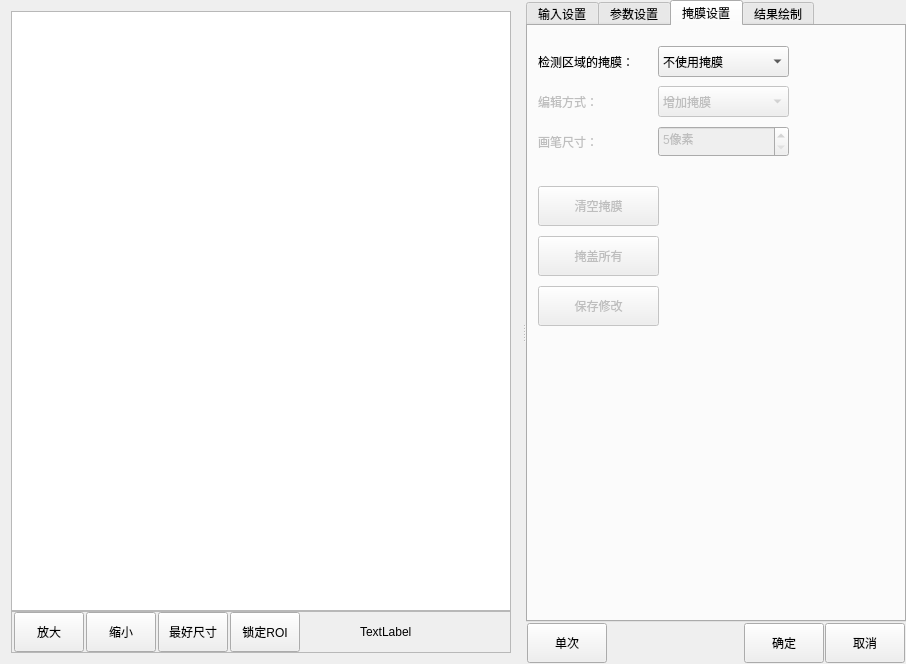
<?xml version="1.0" encoding="UTF-8"?>
<ui version="4.0">
 <class>CMvFindLineParamWidget</class>
 <widget class="QWidget" name="CMvFindLineParamWidget">
  <property name="geometry">
   <rect>
    <x>0</x>
    <y>0</y>
    <width>887</width>
    <height>644</height>
   </rect>
  </property>
  <property name="windowTitle">
   <string>CyMassageSet</string>
  </property>
  <layout class="QHBoxLayout" name="horizontalLayout">
   <property name="spacing">
    <number>0</number>
   </property>
   <property name="leftMargin">
    <number>0</number>
   </property>
   <property name="topMargin">
    <number>0</number>
   </property>
   <property name="rightMargin">
    <number>0</number>
   </property>
   <property name="bottomMargin">
    <number>0</number>
   </property>
   <item>
    <widget class="QSplitter" name="splitter">
     <property name="orientation">
      <enum>Qt::Horizontal</enum>
     </property>
     <widget class="QWidget" name="layoutWidget">
      <layout class="QVBoxLayout" name="verticalLayout_image">
       <property name="spacing">
        <number>0</number>
       </property>
       <item>
        <widget class="QGraphicsView" name="graphicsView_mainImage">
         <property name="minimumSize">
          <size>
           <width>500</width>
           <height>600</height>
          </size>
         </property>
         <property name="dragMode">
          <enum>QGraphicsView::NoDrag</enum>
         </property>
         <property name="transformationAnchor">
          <enum>QGraphicsView::AnchorViewCenter</enum>
         </property>
         <property name="resizeAnchor">
          <enum>QGraphicsView::NoAnchor</enum>
         </property>
        </widget>
       </item>
       <item>
        <widget class="QFrame" name="frame_had">
         <property name="minimumSize">
          <size>
           <width>0</width>
           <height>42</height>
          </size>
         </property>
         <property name="maximumSize">
          <size>
           <width>16777215</width>
           <height>42</height>
          </size>
         </property>
         <property name="frameShape">
          <enum>QFrame::StyledPanel</enum>
         </property>
         <property name="frameShadow">
          <enum>QFrame::Raised</enum>
         </property>
         <layout class="QHBoxLayout" name="horizontalLayout_5">
          <property name="spacing">
           <number>2</number>
          </property>
          <property name="leftMargin">
           <number>2</number>
          </property>
          <property name="topMargin">
           <number>0</number>
          </property>
          <property name="rightMargin">
           <number>0</number>
          </property>
          <property name="bottomMargin">
           <number>0</number>
          </property>
          <item>
           <widget class="QPushButton" name="pushButton_zoomIn">
            <property name="minimumSize">
             <size>
              <width>70</width>
              <height>40</height>
             </size>
            </property>
            <property name="maximumSize">
             <size>
              <width>70</width>
              <height>40</height>
             </size>
            </property>
            <property name="text">
             <string>放大</string>
            </property>
            <property name="icon">
             <iconset>
              <normaloff>:/image/action/zoomIn.png</normaloff>:/image/action/zoomIn.png</iconset>
            </property>
            <property name="iconSize">
             <size>
              <width>28</width>
              <height>28</height>
             </size>
            </property>
            <property name="flat">
             <bool>false</bool>
            </property>
           </widget>
          </item>
          <item>
           <widget class="QPushButton" name="pushButton_zoomOut">
            <property name="minimumSize">
             <size>
              <width>70</width>
              <height>40</height>
             </size>
            </property>
            <property name="maximumSize">
             <size>
              <width>70</width>
              <height>40</height>
             </size>
            </property>
            <property name="text">
             <string>缩小</string>
            </property>
            <property name="icon">
             <iconset>
              <normaloff>:/image/action/zoomOut.png</normaloff>:/image/action/zoomOut.png</iconset>
            </property>
            <property name="iconSize">
             <size>
              <width>28</width>
              <height>28</height>
             </size>
            </property>
            <property name="flat">
             <bool>false</bool>
            </property>
           </widget>
          </item>
          <item>
           <widget class="QPushButton" name="pushButton_zoomBest">
            <property name="minimumSize">
             <size>
              <width>70</width>
              <height>40</height>
             </size>
            </property>
            <property name="maximumSize">
             <size>
              <width>70</width>
              <height>40</height>
             </size>
            </property>
            <property name="text">
             <string>最好尺寸</string>
            </property>
            <property name="iconSize">
             <size>
              <width>28</width>
              <height>28</height>
             </size>
            </property>
            <property name="flat">
             <bool>false</bool>
            </property>
           </widget>
          </item>
          <item>
           <widget class="QPushButton" name="pushButton_lockRoiMove">
            <property name="minimumSize">
             <size>
              <width>70</width>
              <height>40</height>
             </size>
            </property>
            <property name="maximumSize">
             <size>
              <width>70</width>
              <height>40</height>
             </size>
            </property>
            <property name="text">
             <string>锁定ROI</string>
            </property>
            <property name="iconSize">
             <size>
              <width>28</width>
              <height>28</height>
             </size>
            </property>
            <property name="checkable">
             <bool>true</bool>
            </property>
            <property name="checked">
             <bool>false</bool>
            </property>
            <property name="flat">
             <bool>false</bool>
            </property>
           </widget>
          </item>
          <item>
           <spacer name="horizontalSpacer_2">
            <property name="orientation">
             <enum>Qt::Horizontal</enum>
            </property>
            <property name="sizeHint" stdset="0">
             <size>
              <width>40</width>
              <height>20</height>
             </size>
            </property>
           </spacer>
          </item>
          <item>
           <widget class="QLabel" name="label_mousePos">
            <property name="minimumSize">
             <size>
              <width>150</width>
              <height>0</height>
             </size>
            </property>
            <property name="maximumSize">
             <size>
              <width>150</width>
              <height>16777215</height>
             </size>
            </property>
            <property name="text">
             <string>TextLabel</string>
            </property>
           </widget>
          </item>
         </layout>
        </widget>
       </item>
      </layout>
     </widget>
     <widget class="QWidget" name="widget_param" native="true">
      <property name="minimumSize">
       <size>
        <width>380</width>
        <height>0</height>
       </size>
      </property>
      <property name="maximumSize">
       <size>
        <width>380</width>
        <height>16777215</height>
       </size>
      </property>
      <layout class="QVBoxLayout" name="verticalLayout_2">
       <property name="spacing">
        <number>0</number>
       </property>
       <property name="leftMargin">
        <number>0</number>
       </property>
       <property name="topMargin">
        <number>0</number>
       </property>
       <property name="rightMargin">
        <number>0</number>
       </property>
       <property name="bottomMargin">
        <number>0</number>
       </property>
       <item>
        <widget class="QTabWidget" name="tabWidget_param">
         <property name="focusPolicy">
          <enum>Qt::StrongFocus</enum>
         </property>
         <property name="tabPosition">
          <enum>QTabWidget::North</enum>
         </property>
         <property name="currentIndex">
          <number>2</number>
         </property>
         <property name="iconSize">
          <size>
           <width>16</width>
           <height>16</height>
          </size>
         </property>
         <widget class="QWidget" name="tab_input">
          <attribute name="title">
           <string>输入设置</string>
          </attribute>
          <widget class="QLabel" name="label_funcName">
           <property name="geometry">
            <rect>
             <x>10</x>
             <y>20</y>
             <width>111</width>
             <height>31</height>
            </rect>
           </property>
           <property name="text">
            <string>检测器名称：</string>
           </property>
          </widget>
          <widget class="QPlainTextEdit" name="plainTextEdit_funcName">
           <property name="geometry">
            <rect>
             <x>130</x>
             <y>20</y>
             <width>131</width>
             <height>31</height>
            </rect>
           </property>
           <property name="plainText">
            <string/>
           </property>
           <property name="maximumBlockCount">
            <number>0</number>
           </property>
          </widget>
          <widget class="QLabel" name="label_roiCreat">
           <property name="geometry">
            <rect>
             <x>10</x>
             <y>60</y>
             <width>121</width>
             <height>31</height>
            </rect>
           </property>
           <property name="text">
            <string>ROI来源：</string>
           </property>
          </widget>
          <widget class="QCheckBox" name="checkBox_enableFunc">
           <property name="geometry">
            <rect>
             <x>270</x>
             <y>20</y>
             <width>101</width>
             <height>31</height>
            </rect>
           </property>
           <property name="text">
            <string>启用检测器</string>
           </property>
           <property name="checked">
            <bool>true</bool>
           </property>
          </widget>
          <widget class="QTableWidget" name="tableWidget_input">
           <property name="geometry">
            <rect>
             <x>10</x>
             <y>110</y>
             <width>361</width>
             <height>381</height>
            </rect>
           </property>
           <property name="editTriggers">
            <set>QAbstractItemView::NoEditTriggers</set>
           </property>
           <property name="selectionMode">
            <enum>QAbstractItemView::SingleSelection</enum>
           </property>
           <property name="selectionBehavior">
            <enum>QAbstractItemView::SelectRows</enum>
           </property>
           <property name="showGrid">
            <bool>false</bool>
           </property>
           <attribute name="horizontalHeaderStretchLastSection">
            <bool>true</bool>
           </attribute>
           <attribute name="verticalHeaderVisible">
            <bool>false</bool>
           </attribute>
           <row>
            <property name="text">
             <string>1</string>
            </property>
           </row>
           <row>
            <property name="text">
             <string>2</string>
            </property>
           </row>
           <row>
            <property name="text">
             <string>3</string>
            </property>
           </row>
           <row>
            <property name="text">
             <string>4</string>
            </property>
           </row>
           <column>
            <property name="text">
             <string>输入名称</string>
            </property>
           </column>
           <column>
            <property name="text">
             <string>数据来源</string>
            </property>
           </column>
           <item row="0" column="0">
            <property name="text">
             <string>图像来源</string>
            </property>
            <property name="icon">
             <iconset>
              <normaloff>:/image/other/leg_in.png</normaloff>:/image/other/leg_in.png</iconset>
            </property>
           </item>
           <item row="0" column="1">
            <property name="text">
             <string>某个检测器的输出</string>
            </property>
            <property name="icon">
             <iconset>
              <normaloff>:/image/other/label_next.png</normaloff>:/image/other/label_next.png</iconset>
            </property>
           </item>
           <item row="1" column="0">
            <property name="text">
             <string>ROI来源</string>
            </property>
            <property name="icon">
             <iconset>
              <normaloff>:/image/other/leg_in.png</normaloff>:/image/other/leg_in.png</iconset>
            </property>
           </item>
           <item row="1" column="1">
            <property name="text">
             <string>某个检测器的输出</string>
            </property>
            <property name="icon">
             <iconset>
              <normaloff>:/image/other/label_next.png</normaloff>:/image/other/label_next.png</iconset>
            </property>
           </item>
           <item row="2" column="0">
            <property name="text">
             <string>ROI位置修正</string>
            </property>
            <property name="icon">
             <iconset>
              <normaloff>:/image/other/leg_in.png</normaloff>:/image/other/leg_in.png</iconset>
            </property>
           </item>
           <item row="2" column="1">
            <property name="text">
             <string>某个检测器的输出</string>
            </property>
            <property name="icon">
             <iconset>
              <normaloff>:/image/other/label_next.png</normaloff>:/image/other/label_next.png</iconset>
            </property>
           </item>
           <item row="3" column="0">
            <property name="text">
             <string>掩膜来源</string>
            </property>
            <property name="icon">
             <iconset>
              <normaloff>:/image/other/leg_in.png</normaloff>:/image/other/leg_in.png</iconset>
            </property>
           </item>
           <item row="3" column="1">
            <property name="text">
             <string>某个检测器的输出</string>
            </property>
            <property name="icon">
             <iconset>
              <normaloff>:/image/other/label_next.png</normaloff>:/image/other/label_next.png</iconset>
            </property>
           </item>
          </widget>
          <widget class="QComboBox" name="comboBox_imageSource_2">
           <property name="geometry">
            <rect>
             <x>130</x>
             <y>60</y>
             <width>131</width>
             <height>31</height>
            </rect>
           </property>
           <item>
            <property name="text">
             <string>正矩形</string>
            </property>
           </item>
           <item>
            <property name="text">
             <string>旋转矩形</string>
            </property>
           </item>
           <item>
            <property name="text">
             <string>圆形</string>
            </property>
           </item>
           <item>
            <property name="text">
             <string>圆环形</string>
            </property>
           </item>
           <item>
            <property name="text">
             <string>自定义多边形</string>
            </property>
           </item>
          </widget>
          <widget class="QCheckBox" name="checkBox_roiCreat">
           <property name="geometry">
            <rect>
             <x>270</x>
             <y>60</y>
             <width>101</width>
             <height>31</height>
            </rect>
           </property>
           <property name="text">
            <string>自己创建</string>
           </property>
           <property name="checked">
            <bool>true</bool>
           </property>
          </widget>
         </widget>
         <widget class="QWidget" name="tab_paramSet">
          <attribute name="title">
           <string>参数设置</string>
          </attribute>
          <widget class="QLabel" name="label_thresholdType">
           <property name="geometry">
            <rect>
             <x>10</x>
             <y>20</y>
             <width>121</width>
             <height>31</height>
            </rect>
           </property>
           <property name="text">
            <string>阈值方式：</string>
           </property>
          </widget>
          <widget class="QComboBox" name="comboBox_thresholdType">
           <property name="geometry">
            <rect>
             <x>10</x>
             <y>50</y>
             <width>101</width>
             <height>31</height>
            </rect>
           </property>
           <item>
            <property name="text">
             <string>自动</string>
            </property>
           </item>
           <item>
            <property name="text">
             <string>手动</string>
            </property>
           </item>
          </widget>
          <widget class="QComboBox" name="comboBox_scanDirection">
           <property name="geometry">
            <rect>
             <x>10</x>
             <y>120</y>
             <width>101</width>
             <height>31</height>
            </rect>
           </property>
           <item>
            <property name="text">
             <string>从上到下</string>
            </property>
           </item>
           <item>
            <property name="text">
             <string>从下到上</string>
            </property>
           </item>
          </widget>
          <widget class="QLabel" name="label_scanDirection">
           <property name="geometry">
            <rect>
             <x>10</x>
             <y>90</y>
             <width>121</width>
             <height>31</height>
            </rect>
           </property>
           <property name="text">
            <string>扫描方向：</string>
           </property>
          </widget>
          <widget class="QComboBox" name="comboBox_edgeCheckType">
           <property name="geometry">
            <rect>
             <x>130</x>
             <y>120</y>
             <width>101</width>
             <height>31</height>
            </rect>
           </property>
           <item>
            <property name="text">
             <string>从白到黑</string>
            </property>
           </item>
           <item>
            <property name="text">
             <string>从黑到白</string>
            </property>
           </item>
          </widget>
          <widget class="QLabel" name="label_edgeCheckType">
           <property name="geometry">
            <rect>
             <x>130</x>
             <y>90</y>
             <width>121</width>
             <height>31</height>
            </rect>
           </property>
           <property name="text">
            <string>边缘检测方式：</string>
           </property>
          </widget>
          <widget class="QSpinBox" name="spinBox_scanPointSum">
           <property name="geometry">
            <rect>
             <x>10</x>
             <y>190</y>
             <width>101</width>
             <height>31</height>
            </rect>
           </property>
           <property name="suffix">
            <string>点</string>
           </property>
           <property name="minimum">
            <number>5</number>
           </property>
           <property name="maximum">
            <number>299</number>
           </property>
          </widget>
          <widget class="QLabel" name="label_samplingPointSum">
           <property name="geometry">
            <rect>
             <x>130</x>
             <y>160</y>
             <width>111</width>
             <height>31</height>
            </rect>
           </property>
           <property name="text">
            <string>抽样点数：</string>
           </property>
          </widget>
          <widget class="QSpinBox" name="spinBox_samplingPointSum">
           <property name="geometry">
            <rect>
             <x>130</x>
             <y>190</y>
             <width>101</width>
             <height>31</height>
            </rect>
           </property>
           <property name="suffix">
            <string>点</string>
           </property>
           <property name="minimum">
            <number>5</number>
           </property>
           <property name="maximum">
            <number>299</number>
           </property>
          </widget>
          <widget class="QLabel" name="label_scanPointSum">
           <property name="geometry">
            <rect>
             <x>10</x>
             <y>160</y>
             <width>111</width>
             <height>31</height>
            </rect>
           </property>
           <property name="text">
            <string>扫描点数：</string>
           </property>
          </widget>
          <widget class="QLabel" name="label_fitRange">
           <property name="geometry">
            <rect>
             <x>250</x>
             <y>160</y>
             <width>111</width>
             <height>31</height>
            </rect>
           </property>
           <property name="text">
            <string>拟合范围：</string>
           </property>
          </widget>
          <widget class="QSpinBox" name="spinBox_fitRange">
           <property name="geometry">
            <rect>
             <x>250</x>
             <y>190</y>
             <width>101</width>
             <height>31</height>
            </rect>
           </property>
           <property name="suffix">
            <string>点</string>
           </property>
           <property name="minimum">
            <number>5</number>
           </property>
           <property name="maximum">
            <number>299</number>
           </property>
          </widget>
          <widget class="QLabel" name="label_threshold">
           <property name="geometry">
            <rect>
             <x>130</x>
             <y>20</y>
             <width>121</width>
             <height>31</height>
            </rect>
           </property>
           <property name="text">
            <string>边缘点提取阈值：</string>
           </property>
          </widget>
          <widget class="QSpinBox" name="spinBox_threshold">
           <property name="enabled">
            <bool>false</bool>
           </property>
           <property name="geometry">
            <rect>
             <x>130</x>
             <y>50</y>
             <width>101</width>
             <height>31</height>
            </rect>
           </property>
           <property name="suffix">
            <string/>
           </property>
           <property name="minimum">
            <number>5</number>
           </property>
           <property name="maximum">
            <number>299</number>
           </property>
          </widget>
          <widget class="QWidget" name="widget_Judged" native="true">
           <property name="geometry">
            <rect>
             <x>0</x>
             <y>280</y>
             <width>371</width>
             <height>161</height>
            </rect>
           </property>
           <widget class="QSpinBox" name="spinBox_fitBias">
            <property name="geometry">
             <rect>
              <x>10</x>
              <y>40</y>
              <width>101</width>
              <height>31</height>
             </rect>
            </property>
            <property name="suffix">
             <string>点</string>
            </property>
            <property name="minimum">
             <number>5</number>
            </property>
            <property name="maximum">
             <number>299</number>
            </property>
           </widget>
           <widget class="QLabel" name="label_fitBias">
            <property name="geometry">
             <rect>
              <x>10</x>
              <y>10</y>
              <width>111</width>
              <height>31</height>
             </rect>
            </property>
            <property name="text">
             <string>拟合误差限制：</string>
            </property>
           </widget>
           <widget class="QSpinBox" name="spinBox_minLineLong">
            <property name="geometry">
             <rect>
              <x>10</x>
              <y>110</y>
              <width>101</width>
              <height>31</height>
             </rect>
            </property>
            <property name="suffix">
             <string>点</string>
            </property>
            <property name="minimum">
             <number>5</number>
            </property>
            <property name="maximum">
             <number>299</number>
            </property>
           </widget>
           <widget class="QLabel" name="label_minLineLong">
            <property name="geometry">
             <rect>
              <x>10</x>
              <y>80</y>
              <width>111</width>
              <height>31</height>
             </rect>
            </property>
            <property name="text">
             <string>最小直线长度：</string>
            </property>
           </widget>
           <widget class="QSpinBox" name="spinBox_maxLineLong">
            <property name="geometry">
             <rect>
              <x>130</x>
              <y>110</y>
              <width>101</width>
              <height>31</height>
             </rect>
            </property>
            <property name="suffix">
             <string>点</string>
            </property>
            <property name="minimum">
             <number>5</number>
            </property>
            <property name="maximum">
             <number>299</number>
            </property>
           </widget>
           <widget class="QLabel" name="label_maxLineLong">
            <property name="geometry">
             <rect>
              <x>130</x>
              <y>80</y>
              <width>111</width>
              <height>31</height>
             </rect>
            </property>
            <property name="text">
             <string>最大直线长度：</string>
            </property>
           </widget>
          </widget>
          <widget class="QLabel" name="label_titleJudged">
           <property name="geometry">
            <rect>
             <x>0</x>
             <y>250</y>
             <width>381</width>
             <height>31</height>
            </rect>
           </property>
           <property name="styleSheet">
            <string notr="true">background-color: qlineargradient(spread:pad, x1:0, y1:0, x2:1, y2:0, stop:0 rgba(80, 80, 80, 255), stop:1 rgba(120, 120, 120, 120));
color: rgb(255, 255, 255);</string>
           </property>
           <property name="text">
            <string>  结果判定</string>
           </property>
           <property name="alignment">
            <set>Qt::AlignLeading|Qt::AlignLeft|Qt::AlignVCenter</set>
           </property>
          </widget>
         </widget>
         <widget class="QWidget" name="tab_2">
          <attribute name="title">
           <string>掩膜设置</string>
          </attribute>
          <widget class="QComboBox" name="comboBox_lightOutputIo_5">
           <property name="geometry">
            <rect>
             <x>130</x>
             <y>20</y>
             <width>131</width>
             <height>31</height>
            </rect>
           </property>
           <item>
            <property name="text">
             <string>不使用掩膜</string>
            </property>
           </item>
           <item>
            <property name="text">
             <string>本检测器ROI内掩膜</string>
            </property>
           </item>
           <item>
            <property name="text">
             <string>其他算法的掩膜</string>
            </property>
           </item>
          </widget>
          <widget class="QLabel" name="label_lightOutputIo_8">
           <property name="geometry">
            <rect>
             <x>10</x>
             <y>20</y>
             <width>111</width>
             <height>31</height>
            </rect>
           </property>
           <property name="text">
            <string>检测区域的掩膜：</string>
           </property>
          </widget>
          <widget class="QWidget" name="widget_3" native="true">
           <property name="enabled">
            <bool>false</bool>
           </property>
           <property name="geometry">
            <rect>
             <x>0</x>
             <y>50</y>
             <width>371</width>
             <height>251</height>
            </rect>
           </property>
           <widget class="QLabel" name="label_penWidth">
            <property name="geometry">
             <rect>
              <x>10</x>
              <y>50</y>
              <width>111</width>
              <height>31</height>
             </rect>
            </property>
            <property name="text">
             <string>画笔尺寸：</string>
            </property>
           </widget>
           <widget class="QSpinBox" name="spinBox_lightTime_2">
            <property name="geometry">
             <rect>
              <x>130</x>
              <y>50</y>
              <width>131</width>
              <height>31</height>
             </rect>
            </property>
            <property name="suffix">
             <string>像素</string>
            </property>
            <property name="minimum">
             <number>5</number>
            </property>
            <property name="maximum">
             <number>1000</number>
            </property>
           </widget>
           <widget class="QPushButton" name="pushButton_maskAll">
            <property name="geometry">
             <rect>
              <x>10</x>
              <y>160</y>
              <width>121</width>
              <height>40</height>
             </rect>
            </property>
            <property name="minimumSize">
             <size>
              <width>0</width>
              <height>40</height>
             </size>
            </property>
            <property name="maximumSize">
             <size>
              <width>16777215</width>
              <height>30</height>
             </size>
            </property>
            <property name="text">
             <string>掩盖所有</string>
            </property>
           </widget>
           <widget class="QPushButton" name="pushButton_maskNull">
            <property name="enabled">
             <bool>false</bool>
            </property>
            <property name="geometry">
             <rect>
              <x>10</x>
              <y>110</y>
              <width>121</width>
              <height>40</height>
             </rect>
            </property>
            <property name="minimumSize">
             <size>
              <width>0</width>
              <height>40</height>
             </size>
            </property>
            <property name="maximumSize">
             <size>
              <width>16777215</width>
              <height>30</height>
             </size>
            </property>
            <property name="text">
             <string>清空掩膜</string>
            </property>
           </widget>
           <widget class="QPushButton" name="pushButton_saveMask">
            <property name="geometry">
             <rect>
              <x>10</x>
              <y>210</y>
              <width>121</width>
              <height>40</height>
             </rect>
            </property>
            <property name="minimumSize">
             <size>
              <width>0</width>
              <height>40</height>
             </size>
            </property>
            <property name="maximumSize">
             <size>
              <width>16777215</width>
              <height>30</height>
             </size>
            </property>
            <property name="text">
             <string>保存修改</string>
            </property>
           </widget>
           <widget class="QLabel" name="label_lightOutputIo_9">
            <property name="geometry">
             <rect>
              <x>10</x>
              <y>10</y>
              <width>111</width>
              <height>31</height>
             </rect>
            </property>
            <property name="text">
             <string>编辑方式：</string>
            </property>
           </widget>
           <widget class="QComboBox" name="comboBox_lightOutputIo_6">
            <property name="geometry">
             <rect>
              <x>130</x>
              <y>10</y>
              <width>131</width>
              <height>31</height>
             </rect>
            </property>
            <item>
             <property name="text">
              <string>增加掩膜</string>
             </property>
            </item>
            <item>
             <property name="text">
              <string>删除掩膜</string>
             </property>
            </item>
           </widget>
          </widget>
         </widget>
         <widget class="QWidget" name="tab_5">
          <attribute name="title">
           <string>结果绘制</string>
          </attribute>
          <widget class="QLabel" name="label_lightOutputIo_17">
           <property name="geometry">
            <rect>
             <x>10</x>
             <y>20</y>
             <width>121</width>
             <height>31</height>
            </rect>
           </property>
           <property name="text">
            <string>线条宽度：</string>
           </property>
          </widget>
          <widget class="QComboBox" name="comboBox_lightOutputIo_10">
           <property name="geometry">
            <rect>
             <x>130</x>
             <y>60</y>
             <width>131</width>
             <height>31</height>
            </rect>
           </property>
           <item>
            <property name="text">
             <string>颜色</string>
            </property>
           </item>
          </widget>
          <widget class="QSpinBox" name="spinBox_lightTime_3">
           <property name="geometry">
            <rect>
             <x>130</x>
             <y>20</y>
             <width>131</width>
             <height>31</height>
            </rect>
           </property>
           <property name="suffix">
            <string>磅</string>
           </property>
           <property name="minimum">
            <number>1</number>
           </property>
           <property name="maximum">
            <number>5</number>
           </property>
          </widget>
          <widget class="QLabel" name="label_lightOutputIo_18">
           <property name="geometry">
            <rect>
             <x>10</x>
             <y>60</y>
             <width>121</width>
             <height>31</height>
            </rect>
           </property>
           <property name="text">
            <string>线条颜色：</string>
           </property>
          </widget>
          <widget class="QCheckBox" name="checkBox_valuTrig_3">
           <property name="geometry">
            <rect>
             <x>270</x>
             <y>20</y>
             <width>101</width>
             <height>31</height>
            </rect>
           </property>
           <property name="text">
            <string>启用绘制</string>
           </property>
           <property name="checked">
            <bool>true</bool>
           </property>
          </widget>
         </widget>
        </widget>
       </item>
       <item>
        <layout class="QHBoxLayout" name="horizontalLayout_head">
         <property name="spacing">
          <number>1</number>
         </property>
         <property name="leftMargin">
          <number>1</number>
         </property>
         <property name="topMargin">
          <number>1</number>
         </property>
         <property name="rightMargin">
          <number>1</number>
         </property>
         <property name="bottomMargin">
          <number>1</number>
         </property>
         <item>
          <widget class="QPushButton" name="pushButton_ones">
           <property name="enabled">
            <bool>true</bool>
           </property>
           <property name="minimumSize">
            <size>
             <width>80</width>
             <height>40</height>
            </size>
           </property>
           <property name="maximumSize">
            <size>
             <width>80</width>
             <height>16777215</height>
            </size>
           </property>
           <property name="toolTip">
            <string/>
           </property>
           <property name="text">
            <string>单次</string>
           </property>
           <property name="icon">
            <iconset>
             <normaloff>:/image/other/action_next.png</normaloff>:/image/other/action_next.png</iconset>
           </property>
           <property name="iconSize">
            <size>
             <width>28</width>
             <height>28</height>
            </size>
           </property>
           <property name="shortcut">
            <string>Alt+Q</string>
           </property>
          </widget>
         </item>
         <item>
          <spacer name="horizontalSpacer">
           <property name="orientation">
            <enum>Qt::Horizontal</enum>
           </property>
           <property name="sizeHint" stdset="0">
            <size>
             <width>40</width>
             <height>20</height>
            </size>
           </property>
          </spacer>
         </item>
         <item>
          <widget class="QPushButton" name="pushButton_ensure">
           <property name="enabled">
            <bool>true</bool>
           </property>
           <property name="minimumSize">
            <size>
             <width>80</width>
             <height>40</height>
            </size>
           </property>
           <property name="maximumSize">
            <size>
             <width>80</width>
             <height>16777215</height>
            </size>
           </property>
           <property name="toolTip">
            <string/>
           </property>
           <property name="text">
            <string>确定</string>
           </property>
           <property name="icon">
            <iconset>
             <normaloff>:/image/other/action_next.png</normaloff>:/image/other/action_next.png</iconset>
           </property>
           <property name="iconSize">
            <size>
             <width>28</width>
             <height>28</height>
            </size>
           </property>
           <property name="shortcut">
            <string>Alt+Q</string>
           </property>
          </widget>
         </item>
         <item>
          <widget class="QPushButton" name="pbPrev_cancel">
           <property name="enabled">
            <bool>true</bool>
           </property>
           <property name="minimumSize">
            <size>
             <width>80</width>
             <height>40</height>
            </size>
           </property>
           <property name="maximumSize">
            <size>
             <width>80</width>
             <height>16777215</height>
            </size>
           </property>
           <property name="toolTip">
            <string>快捷键Ctrl+B</string>
           </property>
           <property name="text">
            <string>取消</string>
           </property>
           <property name="icon">
            <iconset>
             <normaloff>:/image/other/start.png</normaloff>:/image/other/start.png</iconset>
           </property>
           <property name="iconSize">
            <size>
             <width>28</width>
             <height>28</height>
            </size>
           </property>
          </widget>
         </item>
        </layout>
       </item>
      </layout>
     </widget>
    </widget>
   </item>
  </layout>
 </widget>
 <layoutdefault spacing="6" margin="11"/>
 <resources>
  <include location="../../../cyProject/DeepLearning/备份/cyTrainTool/projectResources/other.qrc"/>
 </resources>
 <connections/>
</ui>
